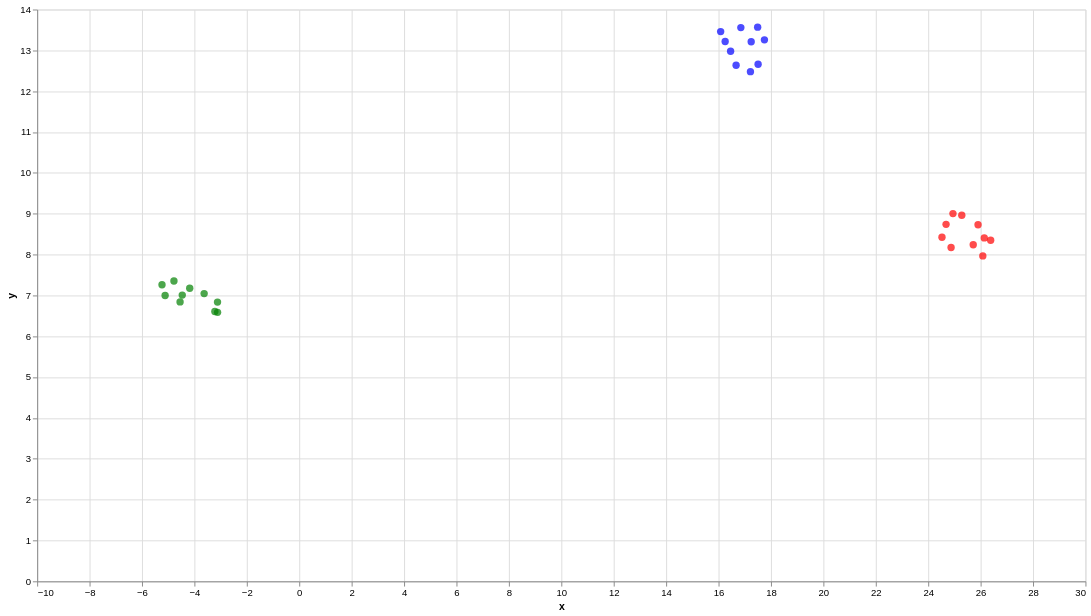

Notebook cell for this chart:
### Code cell
#Now reduce dimensions
# now use openai new models
from openai import OpenAI
client = OpenAI()
client.api_key = os.getenv('OPENAI_API_KEY_NOT_AZURE')

response_te3_large_512 = client.embeddings.create(
    input=sentences,
    dimensions=512,
    model="text-embedding-3-large"
)

embeddings_te3_large_512 = []
for data in response_te3_large_512.data:
    embeddings_te3_large_512.append(data.embedding)

chart = plot_embeddings(sentences, embeddings_te3_large_512)
chart.interactive()

### Figure 1 — Vega-Lite specification as saved in the notebook (floating-point values rounded to 4 significant figures)
{"config": {"view": {"continuousWidth": 300, "continuousHeight": 300}}, "data": {"name": "data-88d8d175853dc9605a178f5a6231d075"}, "mark": {"type": "circle", "size": 60}, "encoding": {"color": {"field": "color", "scale": null, "type": "nominal"}, "tooltip": [{"field": "text", "type": "nominal"}], "x": {"field": "x", "type": "quantitative"}, "y": {"field": "y", "type": "quantitative"}}, "height": 600, "params": [{"name": "param_5", "select": {"type": "interval", "encodings": ["x", "y"]}, "bind": "scales"}], "width": 1100, "$schema": "https://vega.github.io/schema/vega-lite/v5.20.1.json", "datasets": {"data-88d8d175853dc9605a178f5a6231d075": [{"x": 17.25, "y": 13.21, "text": "I planted a maple tree in the backyard.", "color": "blue"}, {"x": 16.85, "y": 13.56, "text": "The tree provides shade during hot summer days.", "color": "blue"}, {"x": 16.25, "y": 13.22, "text": "We sat under the old oak tree.", "color": "blue"}, {"x": 17.75, "y": 13.26, "text": "The tree blossoms in the spring.", "color": "blue"}, {"x": 17.49, "y": 13.57, "text": "The apple tree bears fruit every autumn.", "color": "blue"}, {"x": 16.67, "y": 12.64, "text": "The tree's roots were deep in the ground.", "color": "blue"}, {"x": 17.51, "y": 12.66, "text": "The tree's leaves turned yellow and fell off.", "color": "blue"}, {"x": 16.46, "y": 12.98, "text": "The pine tree stood tall in the forest.", "color": "blue"}, {"x": 16.08, "y": 13.46, "text": "The willow tree hung over the pond.", "color": "blue"}, {"x": 17.22, "y": 12.48, "text": "The tree was cut down to make room for new construction.", "color": "blue"}, {"x": 25.72, "y": 8.242, "text": "The binary tree is a fundamental data structure in computer science.", "color": "red"}, {"x": 25.28, "y": 8.962, "text": "Each node in the tree stores a piece of data.", "color": "red"}, {"x": 25.9, "y": 8.732, "text": "The tree structure allows efficient search and sort operations.", "color": "red"}, {"x": 26.38, "y": 8.353, "text": "The tree is traversed in a pre-order, in-order, or post-order manner.", "color": "red"}, {"x": 26.14, "y": 8.409, "text": "A balanced binary tree offers optimal performance.", "color": "red"}, {"x": 24.53, "y": 8.425, "text": "The tree's root node has no parent.", "color": "red"}, {"x": 24.94, "y": 9.003, "text": "Each node in the tree has a link to its parent and children.", "color": "red"}, {"x": 24.68, "y": 8.741, "text": "The tree's leaf nodes have no children.", "color": "red"}, {"x": 24.87, "y": 8.175, "text": "A tree in computer science is not necessarily rooted.", "color": "red"}, {"x": 26.08, "y": 7.967, "text": "The tree algorithm was implemented recursively.", "color": "red"}, {"x": -4.464, "y": 7.009, "text": "My family tree traces back to the 16th century.", "color": "green"}, {"x": -4.781, "y": 7.352, "text": "I am researching my family tree.", "color": "green"}, {"x": -4.547, "y": 6.841, "text": "My family tree has branches all over the world.", "color": "green"}, {"x": -3.118, "y": 6.836, "text": "The family tree shows our genealogy.", "color": "green"}, {"x": -5.237, "y": 7.261, "text": "I found an interesting ancestor in our family tree.", "color": "green"}, {"x": -4.179, "y": 7.175, "text": "My family tree is quite complex.", "color": "green"}, {"x": -3.629, "y": 7.045, "text": "Our family tree includes several notable individuals.", "color": "green"}, {"x": -3.116, "y": 6.586, "text": "The family tree reveals our heritage.", "color": "green"}, {"x": -5.118, "y": 6.997, "text": "I discovered distant relatives through the family tree.", "color": "green"}, {"x": -3.22, "y": 6.606, "text": "The family tree helps us understand our roots.", "color": "green"}]}}
